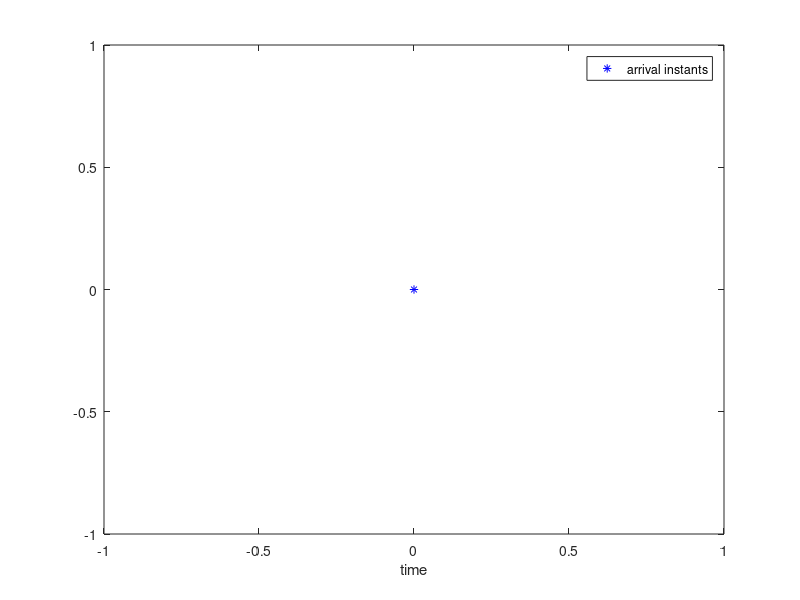
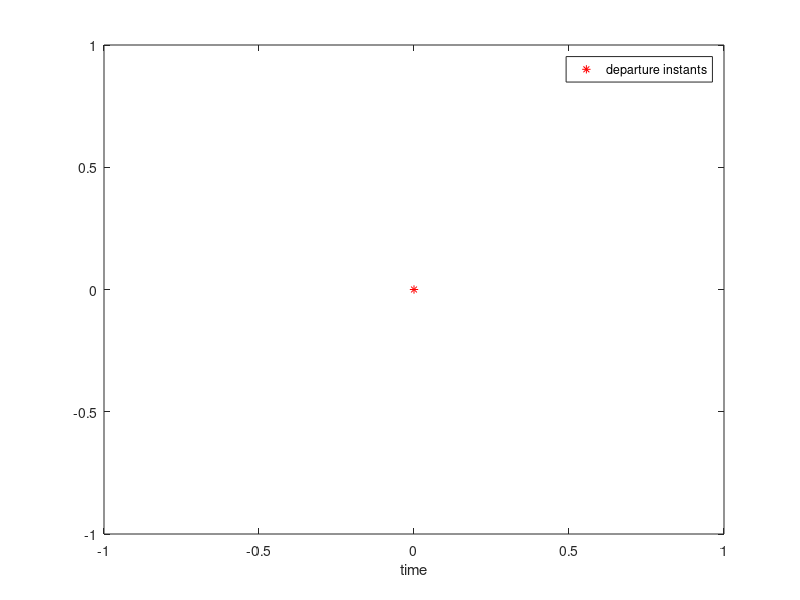

Write the MATLAB code that produced these figures, in order.
clock =0 ;
Ta=input('enter mean time between two succesive arrivals');
Ts=input('enter mean time between two succesive services');
m=input('enter the number of servers');
endtime=input('enter the simulation time');
flag=zeros(m+1,1);
tnext(1)=0;
tnext(2:m+1,1)=endtime;
Qstart=[];
n=0;q=0;c=0;l=0;   N=0;t=0;
y=[];waiting=[];nn=[];
while(clock<endtime)
    [clock,p]=min([tnext]);
    clock
    tnext
    Qstart;
%%%%%%%%%%%%%%%%%%%%%%%%%%%%%%%%%%%SERVER FREE %%%%%%%%%%%%%%%%%%%%%%
    if p==1 && sum(flag~=m)    %%%%%%%%%%% Arrival
            tnext(1)=clock+exprnd(Ta);
            n=n+1;N=N+1;t=t+1;nn(t)=N;
            y(n)=clock  %%%%%%%% storing arrival instants 
        for i=2:(m+1)              %%%%%%%%% Checking for free servers and alloting
            if flag(i)==0 
                flag(i)=1;
                tnext(i)=clock+exprnd(Ts);
                break;
            end
        end
    end
%%%%%%%%%%%%%%%%%%%%%%%%% SERVER NOT FREE  
        if p==1&&sum(flag)==m
            q=q+1;N=N+1;t=t+1;nn(t)=N;
            Qstart(q)=clock;  %%%%%%%storing waiting start time
            tnext(1)=clock+exprnd(Ta);
        end
%%%%%%%%%%%%%%%%%%%%%%% DEPARTING and making server free        
    if (p>1)
        c=c+1; N=N-1;t=t+1; z(c)=clock; nn(t)=N;  %%%%%%%%%%%%%%%% service completing instants
        if isempty(Qstart) 
            flag(p)=0;
            tnext(p)=endtime;
        else       %%%%%%%%% Queue non-Empty immediately allot
            tnext(p)=clock+exprnd(Ts);
            [val,qpos]=min(Qstart);
            l=l+1;q=q-1;
            waiting(l)=clock-Qstart(qpos); %%%%%%% waiting time in Queue
            Qstart(qpos)=[];
        end
    end
end
average_waiting_time=sum(waiting)/size(waiting,2)
throughput=c/endtime
plot(y,0,'*b')
xlabel('time');
legend('arrival instants')
figure
plot(y,0,'*r')
xlabel('time');
legend('departure instants')
% plot(1:n-1,y);
nn;